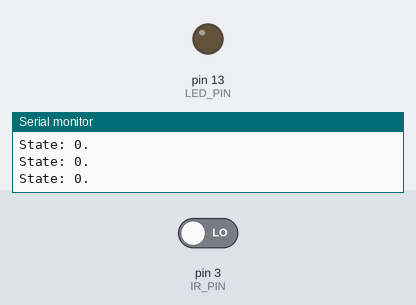
Bench run of a sketch on a simulated Arduino Uno, built with avr-gcc and run on an emulated ATmega328P. Parts: output pins drawn as LEDs (lit = HIGH), the last lines printed to the serial monitor. The inputs (shaded band) are chosen by the test bench; at power-on: pin 3 (IR_PIN) LOW.

Above: at 1.2 s.
1.3 s: pin 3 (IR_PIN) driven HIGH
At 2.2 s:
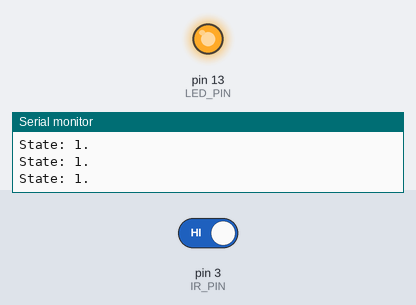
2.8 s: pin 3 (IR_PIN) driven LOW
At 3.4 s:
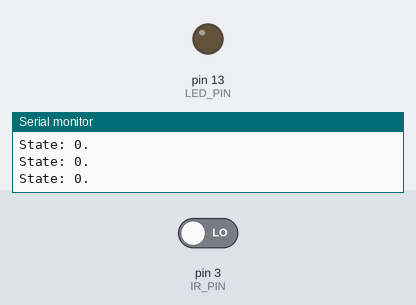
Timing chart, 0 to 5.8 s (numbered marks = the images above; inputs shaded):
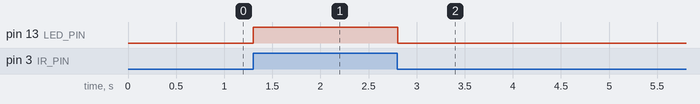

The sketch:

ir-sensor.ino
```cpp
#define IR_PIN 3
#define LED_PIN 13

void setup() {
  pinMode(IR_PIN, INPUT);
  pinMode(LED_PIN, OUTPUT);
  Serial.begin(9600);
}

void loop() {
  int state = digitalRead(IR_PIN);
  Serial.print("State: ");
  Serial.print(state, DEC);
  Serial.println(".");
  if (state == 1) {
    digitalWrite(LED_PIN, HIGH);
  } else {
    digitalWrite(LED_PIN, LOW);
  }
  delay(100);
}
```

Measured:
- after the input at 1.3 s, pin 13 (LED_PIN): LOW → HIGH at once
- after the input at 2.8 s, pin 13 (LED_PIN): HIGH → LOW at once
